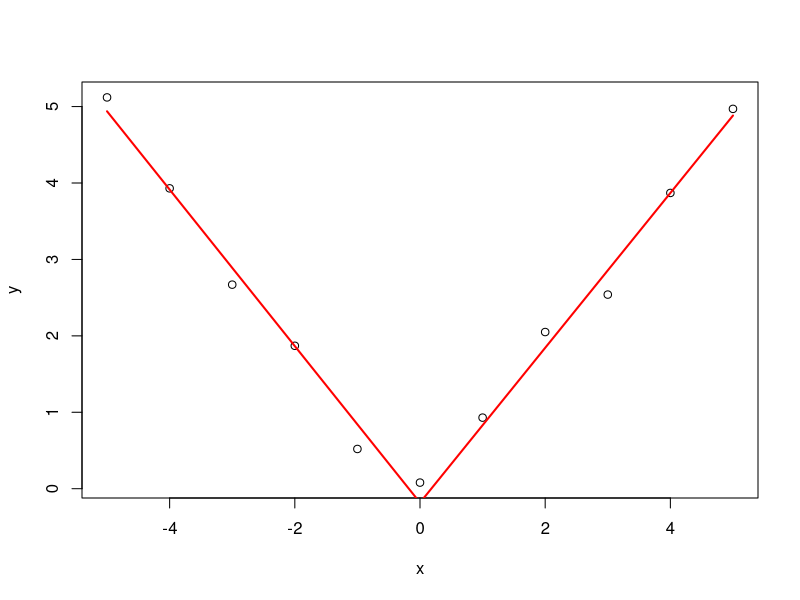

The R script that drew this image:

#Question 1
# Consider the space shuttle data ?shuttle in the MASS library.
# Consider modeling the use of the autolander as the outcome (variable name use).
# Fit a logistic regression model with autoloader (variable auto) use
# (labeled as "auto" 1) versus not (0) as predicted by wind sign (variable wind).
# Give the estimated odds ratio for autoloader use comparing head winds, labeled
# as "head" in the variable headwind (numerator) to tail winds (denominator).

library(MASS)
fit1 <- glm(use~wind, family=binomial(logit),data=shuttle)

# Question 2
# Consider the previous problem. Give the estimated odds ratio for autoloader
# use comparing head winds (numerator) to tail winds (denominator) adjusting
# for wind strength from the variable magn.
fit2<-glm(use~factor(wind)+magn, family = binomial, data = shuttle)
exp(fit2$coeff)

# Question 3
# If you fit a logistic regression model to a binary variable, for example
# use of the autolander, then fit a logistic regression model for one minus
# the outcome (not using the autolander) what happens to the coefficients?

fit2 <- glm(as.factor(2-as.numeric(shuttle$use))~wind, family=binomial(logit),data=shuttle)
fit1$coeff
fit2$coeff

# Question 4
# Consider the insect spray data InsectSprays. Fit a Poisson model using
# spray as a factor level. Report the estimated relative rate comapring spray A
# (numerator) to spray B (denominator).
glm1 <- glm(count~spray-1, data=InsectSprays,family="poisson")
e<-(glm1$coeff)
e[1]/e[2]


#Question 6
# Consider the data
x <- -5:5
y <- c(5.12, 3.93, 2.67, 1.87, 0.52, 0.08, 0.93, 2.05, 2.54, 3.87, 4.97)
#Using a knot point at 0, fit a linear model that looks like a hockey stick with
#two lines meeting at x=0. Include an intercept term, x and the knot point term.
#What is the estimated slope of the line after 0?

plot(x, y)
knots <- 0
splineTerms <-sapply(knots, function(knot) (x>knot)*(x-knot))
xMat <- cbind(1, x, splineTerms)
yhat <- predict(lm(y~xMat -1))
lines(x, yhat, col="red", lwd=2)

e <- lm(y~xMat-1)$coeff
e
e[2]+e[3]